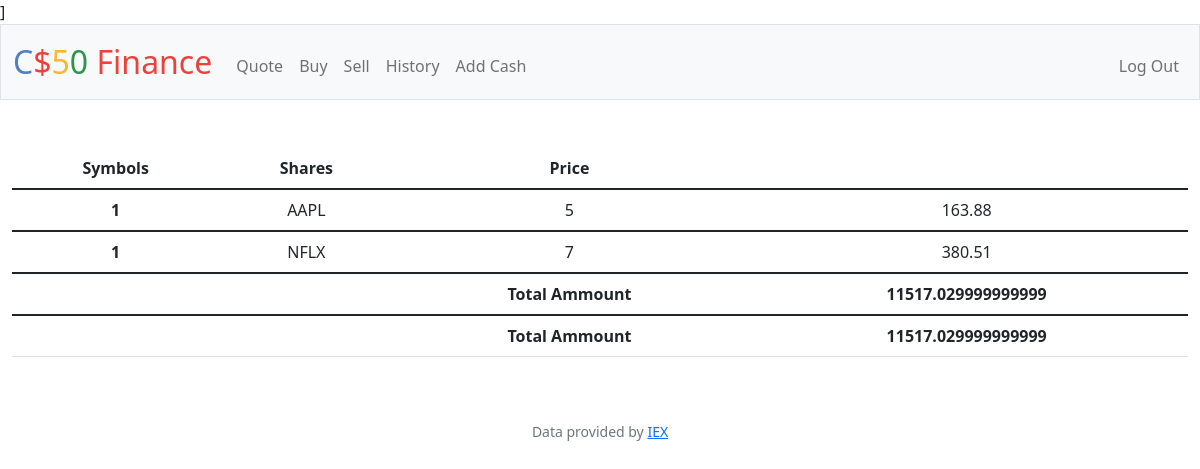
Screenshot of / (signed in) with the database file from the repository.
### tables this page shows
CREATE TABLE users (id INTEGER PRIMARY KEY AUTOINCREMENT NOT NULL, username TEXT NOT NULL, hash TEXT NOT NULL, cash NUMERIC NOT NULL DEFAULT 10000.00);

CREATE TABLE 'transactions' ('id' INTEGER PRIMARY KEY AUTOINCREMENT NOT NULL, 'user_id' INTEGER, 'symbol' TEXT, 'shares' INTEGER, 'price' REAL, 'date' DATETIME);

### app.py (the view)
@app.route("/")
@login_required
def index():
    user_id = session["user_id"]
    transactions_db = db.execute("SELECT symbol, SUM(shares) AS shares, price FROM transactions WHERE user_id = ? GROUP BY symbol", user_id)
    cash_db = db.execute("SELECT cash FROM users WHERE id = ?", user_id)
    cash = cash_db[0]["cash"]
    return render_template("index.html", database = transactions_db, cash = cash)

### app.py (called while the page is built)
@app.after_request
def after_request(response):
    response.headers["Cache-Control"] = "no-cache, no-store, must-revalidate"
    response.headers["Expires"] = 0
    response.headers["Pragma"] = "no-cache"
    return response

### helpers.py (called while the page is built)
def login_required(f):
    @wraps(f)
    def decorated_function(*args, **kwargs):
        if session.get("user_id") is None:
            return redirect("/login")
        return f(*args, **kwargs)
    return decorated_function

### templates/index.html (shortened to what this page needs)
{% extends "layout.html" %}
{% block main %}
<table class="table">
  <thead>
    <tr>
      <th scope="col">Symbols</th>
      <th scope="col">Shares</th>
      <th scope="col">Price</th>
    </tr>
  </thead>
  <tbody>
    {% for row in database%}
        <tr>
        <th scope="row">1</th>
        <td>{{ row["symbol"]}}</td>
        <td>{{ row["shares"]}}</td>
        <td>{{ row["price"]}}</td>
        </tr>
      <tfoot>
        <tr>
          <td></td>
          <td></td>
          <th scope="1">Total Ammount</th>
          <th scope="1">{{ cash }}</th>
        </tr>
        </tfoot>
    {% endfor %}
  </tbody>
</table>
{% endblock %}

### rows the page displays
users: database "11517.029999999999", cash "11517.029999999999"
transactions: symbol "NFLX", shares "7", price "380.51"

### other values shown
{{ row["symbol"] }} "AAPL"
{{ row["shares"] }} "5"
{{ row["price"] }} "163.88"
